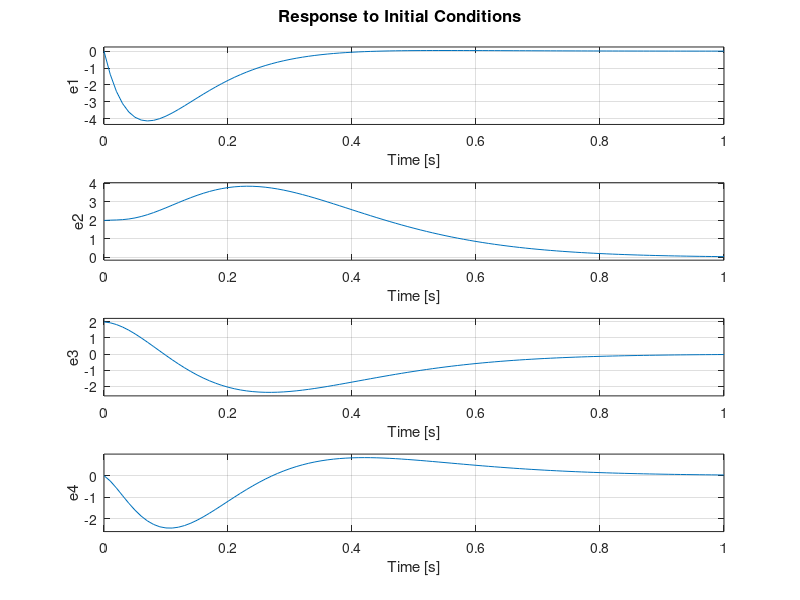
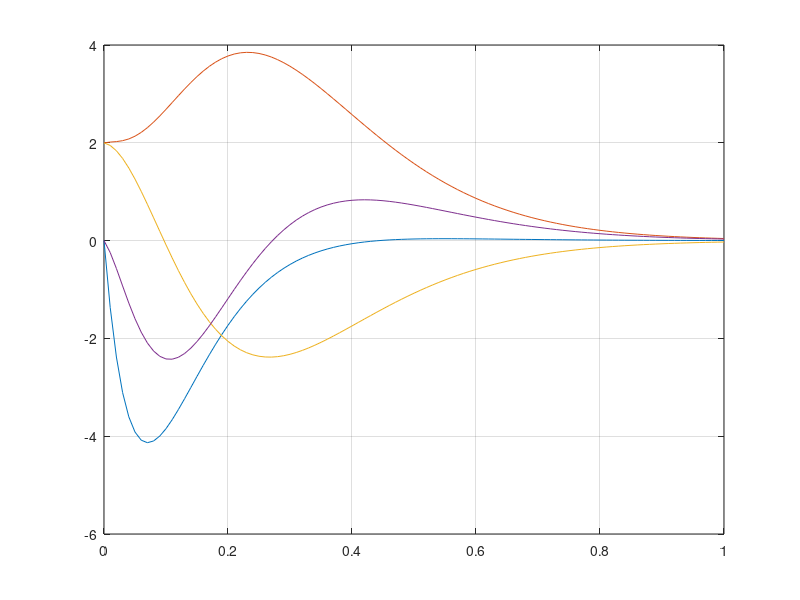

MATLAB code for these plots, in order:
% Plant
A = [ -0.01357      -32.2          -46.3            0
       0.00012        0              1.214          0
      -0.0001212      0             -1.214          1
       0.00057        0             -9.1           -0.6696  ];

B = [ -0.433;
       0.1394;
      -0.1394;
      -0.1577   ];

C = [  0              0              0              1
       1              0              0              0       ];

D = [  0
       0        ];

x0 = [ 2
       2
       2
       2        ];
 
sys = ss (A, B, [C; eye(4)], [D; zeros(4,1)]);
sys = set (sys, 'inputname', 'u', 'outputname', {'y1', 'y2', 'x1', 'x2', 'x3', 'x4'})


% Controller
lambda_sys_desired = [ -0.5   -1+1j   -1-1j   -2  ]

F = place (sys, lambda_sys_desired)

ctrl = ss (-F);
ctrl = set (ctrl, 'inputname', 'xhat', 'outputname', 'u')


% Observer
lambda_obs_desired = [ -10    -11     -12     -13 ]

K = place (sys({'y1', 'y2'}, :).', lambda_obs_desired).'

obs = ss (A-K*C, [B, K]);
obs = set (obs, 'inputname', {'u', 'y1', 'y2'}, 'outputname', 'xhat')


% Output Error
OE = sumblk ('e = x - xhat', 4)


% Entire System
N = connect (sys, ctrl, obs, OE, ':', {'e1', 'e2', 'e3', 'e4'})


% Initial Conditions
y0 = C * x0;
x0hat = pinv (C.' * C) * C.' * y0;


% Simulation
figure (1)
initial (N, [x0; x0hat], 1)

[Y, T] = initial (N, [x0; x0hat], 1);

figure (2)
plot (T, Y)
grid on
